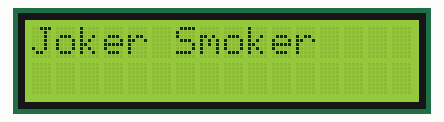
Simulated run of this program. Board: Raspberry Pi Pico running MicroPython. Parts: 16×2 character LCD. Library files of the repository ran but are not shown: lcd_api.py.

Above: at 0.3 s.

Measured:
- what the display in image 0 shows lasts 1.0 s, from 0.3 s to 1.3 s

The program:

LCD_success.py
```python
import machine
from machine import Pin, SoftI2C
from lcd_api import LcdApi
from pico_i2c import I2cLcd
from time import sleep

I2C_ADDR = 0x27
totalRows = 2
totalColumns = 16

i2c = SoftI2C(scl=Pin(17), sda=Pin(16), freq=1000)     #initializing the I2C method for ESP32
#i2c = I2C(scl=Pin(5), sda=Pin(4), freq=10000)       #initializing the I2C method for ESP8266

lcd= I2cLcd(i2c, I2C_ADDR, totalRows, totalColumns)

while True:
    lcd.putstr("Joker Smoker")
    sleep(1)
    lcd.clear()
```

pico_i2c.py
```python
import utime
import gc

from lcd_api import LcdApi
from machine import I2C

# PCF8574 pin definitions
MASK_RS = 0x01       # P0
MASK_RW = 0x02       # P1
MASK_E  = 0x04       # P2

SHIFT_BACKLIGHT = 3  # P3
SHIFT_DATA      = 4  # P4-P7

class I2cLcd(LcdApi):

    #Implements a HD44780 character LCD connected via PCF8574 on I2C

    def __init__(self, i2c, i2c_addr, num_lines, num_columns):
        self.i2c = i2c
        self.i2c_addr = i2c_addr
        self.i2c.writeto(self.i2c_addr, bytes())
        utime.sleep_ms(20)   # Allow LCD time to powerup
        # Send reset 3 times
        self.hal_write_init_nibble(self.LCD_FUNCTION_RESET)
        utime.sleep_ms(5)    # Need to delay at least 4.1 msec
        self.hal_write_init_nibble(self.LCD_FUNCTION_RESET)
        utime.sleep_ms(1)
        self.hal_write_init_nibble(self.LCD_FUNCTION_RESET)
        utime.sleep_ms(1)
        # Put LCD into 4-bit mode
        self.hal_write_init_nibble(self.LCD_FUNCTION)
        utime.sleep_ms(1)
        LcdApi.__init__(self, num_lines, num_columns)
        cmd = self.LCD_FUNCTION
        if num_lines > 1:
            cmd |= self.LCD_FUNCTION_2LINES
        self.hal_write_command(cmd)
        gc.collect()

    def hal_write_init_nibble(self, nibble):
        # Writes an initialization nibble to the LCD.
        # This particular function is only used during initialization.
        byte = ((nibble >> 4) & 0x0f) << SHIFT_DATA
        self.i2c.writeto(self.i2c_addr, bytes([byte | MASK_E]))
        self.i2c.writeto(self.i2c_addr, bytes([byte]))
        gc.collect()

    def hal_backlight_on(self):
        # Allows the hal layer to turn the backlight on
        self.i2c.writeto(self.i2c_addr, bytes([1 << SHIFT_BACKLIGHT]))
        gc.collect()

    def hal_backlight_off(self):
        #Allows the hal layer to turn the backlight off
        self.i2c.writeto(self.i2c_addr, bytes([0]))
        gc.collect()

    def hal_write_command(self, cmd):
        # Write a command to the LCD. Data is latched on the falling edge of E.
        byte = ((self.backlight << SHIFT_BACKLIGHT) |
                (((cmd >> 4) & 0x0f) << SHIFT_DATA))
        self.i2c.writeto(self.i2c_addr, bytes([byte | MASK_E]))
        self.i2c.writeto(self.i2c_addr, bytes([byte]))
        byte = ((self.backlight << SHIFT_BACKLIGHT) |
                ((cmd & 0x0f) << SHIFT_DATA))
        self.i2c.writeto(self.i2c_addr, bytes([byte | MASK_E]))
        self.i2c.writeto(self.i2c_addr, bytes([byte]))
        if cmd <= 3:
            # The home and clear commands require a worst case delay of 4.1 msec
            utime.sleep_ms(5)
        gc.collect()

    def hal_write_data(self, data):
        # Write data to the LCD. Data is latched on the falling edge of E.
        byte = (MASK_RS |
                (self.backlight << SHIFT_BACKLIGHT) |
                (((data >> 4) & 0x0f) << SHIFT_DATA))
        self.i2c.writeto(self.i2c_addr, bytes([byte | MASK_E]))
        self.i2c.writeto(self.i2c_addr, bytes([byte]))
        byte = (MASK_RS |
                (self.backlight << SHIFT_BACKLIGHT) |
                ((data & 0x0f) << SHIFT_DATA))
        self.i2c.writeto(self.i2c_addr, bytes([byte | MASK_E]))
        self.i2c.writeto(self.i2c_addr, bytes([byte]))
        gc.collect()
```
